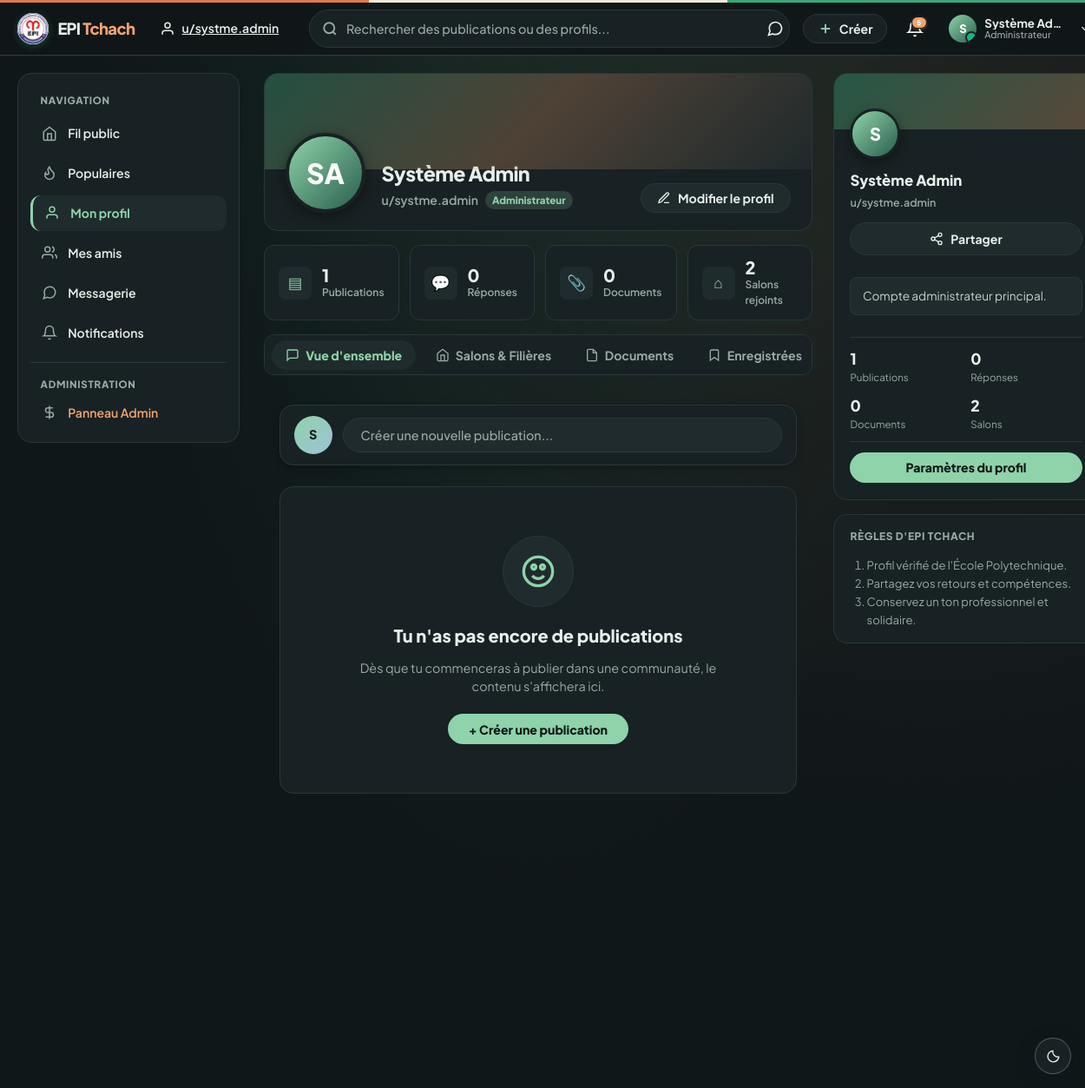
Page /profile (signed in) on the earlier database version.
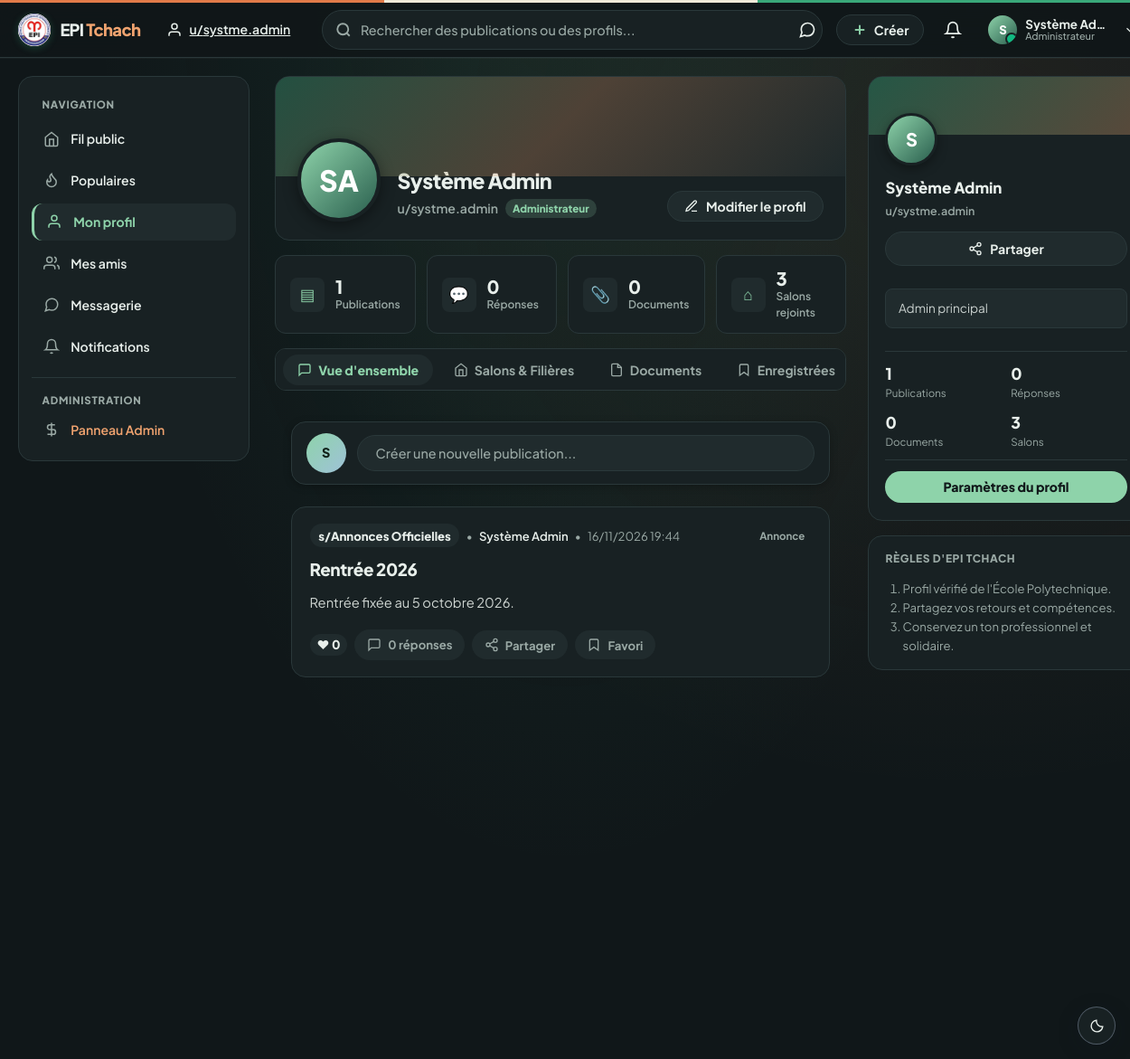
Same page on the later database version.
### tables this page shows
CREATE TABLE categories (
    id          INT UNSIGNED AUTO_INCREMENT PRIMARY KEY,
    zone_id     INT UNSIGNED NOT NULL,
    nom         VARCHAR(150) NOT NULL,
    slug        VARCHAR(150) NOT NULL,
    description TEXT DEFAULT NULL,
    ordre       INT NOT NULL DEFAULT 0,
    est_active  BOOLEAN NOT NULL DEFAULT TRUE,
    FOREIGN KEY (zone_id) REFERENCES zones(id) ON DELETE CASCADE,
    UNIQUE KEY uq_slug_zone (zone_id, slug)
);

CREATE TABLE utilisateurs (
    id                  INT UNSIGNED AUTO_INCREMENT PRIMARY KEY,
    nom                 VARCHAR(100) NOT NULL,
    prenom              VARCHAR(100) NOT NULL,
    email               VARCHAR(150) NOT NULL UNIQUE,
    mot_de_passe        VARCHAR(255) NOT NULL,
    avatar_url          VARCHAR(255) DEFAULT NULL,
    biographie          TEXT DEFAULT NULL,
    filiere_id          INT UNSIGNED DEFAULT NULL,
    modules_enseignes   TEXT DEFAULT NULL,
    role                ENUM('etudiant','professeur','administrateur') NOT NULL DEFAULT 'etudiant',
    est_actif           BOOLEAN NOT NULL DEFAULT TRUE,
    date_inscription    DATETIME NOT NULL DEFAULT CURRENT_TIMESTAMP,
    derniere_connexion  DATETIME DEFAULT NULL,
    derniere_activite   DATETIME DEFAULT NULL,
    FOREIGN KEY (filiere_id) REFERENCES filieres(id) ON DELETE SET NULL
);

CREATE TABLE publications (
    id                  INT UNSIGNED AUTO_INCREMENT PRIMARY KEY,
    utilisateur_id      INT UNSIGNED NOT NULL,
    zone_id             INT UNSIGNED NOT NULL,
    categorie_id        INT UNSIGNED DEFAULT NULL,
    titre               VARCHAR(255) NOT NULL,
    contenu             TEXT NOT NULL,
    type_publication    ENUM('discussion','annonce','sondage') NOT NULL DEFAULT 'discussion',
    statut              ENUM('ouvert','resolu','ferme','epingle') NOT NULL DEFAULT 'ouvert',
    commentaires_fermes BOOLEAN NOT NULL DEFAULT FALSE,
    est_signale         BOOLEAN NOT NULL DEFAULT FALSE,
    date_creation       DATETIME NOT NULL DEFAULT CURRENT_TIMESTAMP,
    date_modification   DATETIME DEFAULT NULL ON UPDATE CURRENT_TIMESTAMP,
    FOREIGN KEY (utilisateur_id) REFERENCES utilisateurs(id) ON DELETE CASCADE,
    FOREIGN KEY (zone_id) REFERENCES zones(id) ON DELETE CASCADE,
    FOREIGN KEY (categorie_id) REFERENCES categories(id) ON DELETE SET NULL,
    INDEX idx_pub_zone (zone_id),
    INDEX idx_pub_type (type_publication)
);

### resources/views/desktop/profile/index.php (the view, shortened to what the changed rows need)
<?php
$base = is_string($baseUrl ?? null) ? $baseUrl : '';
$asset = is_string($assetBase ?? null)
  ? $assetBase
  : ($base !== '' ? $base . '/public/assets' : '/public/assets');
$user = is_array($user ?? null) ? $user : [];
$profilePosts = is_array($profilePosts ?? null) ? $profilePosts : [];
$profileStats = array_merge(
  ['posts' => 0, 'comments' => 0, 'documents' => 0, 'zones' => 0],
  is_array($profileStats ?? null) ? $profileStats : []
);
$unreadCount = max(0, (int)($unreadCount ?? 0));
$sessionNom = $user['nom'] ?? '';
$sessionPrenom = $user['prenom'] ?? '';
$sessionFullName = trim($sessionPrenom . ' ' . $sessionNom);
$sessionRole = $user['role'] ?? 'etudiant';
$sessionBio = $user['biographie'] ?? '';
$initials = strtoupper(mb_substr($sessionPrenom, 0, 1) . mb_substr($sessionNom, 0, 1));
$loggedInUser = is_array($loggedInUser ?? null) ? $loggedInUser : [];
$loggedInName = trim(($loggedInUser['prenom'] ?? $_SESSION['user_prenom'] ?? '') . ' ' . ($loggedInUser['nom'] ?? $_SESSION['user_nom'] ?? ''));
$loggedInRole = $loggedInUser['role'] ?? $_SESSION['user_role'] ?? 'etudiant';
$loggedInInitial = mb_substr((string)($loggedInUser['prenom'] ?? $_SESSION['user_prenom'] ?? ''), 0, 1);
$loggedInHandle = strtolower(preg_replace(
  '/[^a-zA-Z0-9_.]/',
  '',
  (($loggedInUser['prenom'] ?? $_SESSION['user_prenom'] ?? '') ? ($loggedInUser['prenom'] ?? $_SESSION['user_prenom']) . '.' : '')
    . ($loggedInUser['nom'] ?? $_SESSION['user_nom'] ?? '')
));
$isOwnProfile = isset($isOwnProfile)
  ? (bool)$isOwnProfile
  : (isset($_SESSION['user_id'], $user['id']) && (int)$_SESSION['user_id'] === (int)$user['id']);
$roleLabels = [
  'etudiant' => 'Étudiant',
  'professeur' => 'Professeur',
  'moderateur' => 'Modérateur',
  'administrateur' => 'Administrateur',
];
$activeProfileTab = isset($activeProfileTab) ? $activeProfileTab : 'posts';
$userHandle = strtolower(preg_replace('/[^a-zA-Z0-9_.]/', '', ($sessionPrenom ? $sessionPrenom . '.' : '') . $sessionNom));
?>
<!DOCTYPE html>
<html lang="fr">
<head>
  <link rel="stylesheet" href="<?= $asset ?>/css/desktop/community-shell.css" />
  <link rel="stylesheet" href="<?= $asset ?>/css/desktop/salon.css?v=<?= (int)filemtime(ROOT_PATH . '/public/assets/css/desktop/salon.css') ?>" />
  <link rel="stylesheet" href="<?= $asset ?>/css/desktop/profile.css?v=<?= (int)filemtime(ROOT_PATH . '/public/assets/css/desktop/profile.css') ?>" />
  <link rel="stylesheet" href="<?= $asset ?>/css/feedback.css" />
  <?php include ROOT_PATH . '/resources/views/partials/theme-head.php'; ?>
</head>
<body class="community-shell community-salon community-profile" data-base-url="<?= htmlspecialchars($base, ENT_QUOTES, 'UTF-8') ?>">
  <header class="epi-topbar">
    <div class="epi-topbar-inner">
      <div class="epi-topbar-left">
        <a class="epi-community-pill" href="<?= $base ?>/profile">
          <svg width="18" height="18" viewBox="0 0 24 24" fill="none" stroke="currentColor" stroke-width="2"><path d="M20 21v-2a4 4 0 0 0-4-4H8a4 4 0 0 0-4 4v2"/><circle cx="12" cy="7" r="4"/></svg>
          <span>u/<?= htmlspecialchars($loggedInHandle) ?></span>
        </a>
      </div>
      <div class="epi-topbar-right">
        <a href="<?= $base ?>/notifications" class="epi-icon-action" title="Notifications" aria-label="Notifications">
          <svg width="20" height="20" viewBox="0 0 24 24" fill="none" stroke="currentColor" stroke-width="2">
            <path d="M18 8A6 6 0 0 0 6 8c0 7-3 9-3 9h18s-3-2-3-9"/><path d="M13.73 21a2 2 0 0 1-3.46 0"/>
          </svg>
          <?php if ($unreadCount > 0): ?>
            <span class="epi-badge-count"><?= $unreadCount ?></span>
          <?php endif; ?>
        </a>
        <div class="epi-user-menu-wrapper">
          <button type="button" class="epi-profile-pill" id="userMenuToggle" aria-label="Menu du profil utilisateur" aria-haspopup="true" aria-expanded="false">
            <div class="epi-avatar-bubble">
              <span class="epi-avatar-fallback"><?= htmlspecialchars($loggedInInitial) ?></span>
              <span class="epi-status-dot" aria-label="En ligne"></span>
            </div>
            <div class="epi-profile-info">
              <span class="epi-profile-name"><?= htmlspecialchars($loggedInName) ?></span>
              <span class="epi-profile-role"><?= htmlspecialchars($roleLabels[$loggedInRole] ?? ucfirst($loggedInRole)) ?></span>
            </div>
          </button>
        </div>
      </div>
    </div>
  </header>
  <div class="epi-salon-grid">
    <main class="epi-main-feed">
      <div class="epi-profile-header-card">
        <div class="epi-profile-header-body">
          <div class="epi-profile-identity">
            <div class="epi-profile-avatar-large">
              <span class="profile-dynamic-initials"><?= htmlspecialchars($initials) ?></span>
            </div>
            <div class="epi-profile-names">
              <h1 class="epi-profile-fullname profile-dynamic-name"><?= htmlspecialchars($sessionFullName) ?></h1>
              <div class="epi-profile-handle">
                <span>u/<?= htmlspecialchars($userHandle) ?></span>
                <span class="epi-profile-role-badge"><?= htmlspecialchars($roleLabels[$sessionRole] ?? ucfirst($sessionRole)) ?></span>
              </div>
            </div>
          </div>
        </div>
      </div>
      <div class="epi-profile-stats-bar">
        <div class="epi-profile-stat-box">
          <div>
            <div class="epi-stat-num" id="statSubjectsCount"><?= (int)$profileStats['posts'] ?></div>
            <div class="epi-stat-title">Publications</div>
          </div>
        </div>
        <div class="epi-profile-stat-box">
          <div>
            <div class="epi-stat-num"><?= (int)$profileStats['zones'] ?></div>
            <div class="epi-stat-title">Salons rejoints</div>
          </div>
        </div>
      </div>
      <div class="tab-content epi-tab-panel <?= $activeProfileTab === 'posts' ? 'active is-active' : '' ?>" id="tab-posts">
        <?php if ($isOwnProfile): ?>
          <div class="epi-quick-composer" style="margin-bottom:0.5rem;">
            <div class="epi-composer-avatar">
              <span class="epi-avatar-fallback profile-dynamic-initials"><?= htmlspecialchars(mb_substr($initials, 0, 1)) ?></span>
            </div>
            <button type="button" class="epi-composer-dummy-input" data-open-create-post-modal>
              Créer une nouvelle publication...
            </button>
          </div>
        <?php endif; ?>
        <div class="posts-feed" id="postsFeedList" style="display:flex; flex-direction:column; gap:0.85rem;">
          <?php if (!$profilePosts): ?>
            <div class="epi-empty-state-box">
              <div class="epi-empty-mascot-circle">
                <svg width="40" height="40" viewBox="0 0 24 24" fill="none" stroke="currentColor" stroke-width="2"><circle cx="12" cy="12" r="10"/><circle cx="9" cy="9" r="1.5"/><circle cx="15" cy="9" r="1.5"/><path d="M8 15s1.5 2 4 2 4-2 4-2"/></svg>
              </div>
              <h3><?= $isOwnProfile ? "Tu n'as pas encore de publications" : "Cet utilisateur n'a pas encore de publications" ?></h3>
              <p><?= $isOwnProfile
                ? "Dès que tu commenceras à publier dans une communauté, le contenu s'affichera ici."
                : "Les publications de cet utilisateur apparaîtront ici." ?></p>
              <?php if ($isOwnProfile): ?>
                <button type="button" class="epi-btn-submit" data-open-create-post-modal style="margin-top:0.5rem;">
                  + Créer une publication
                </button>
              <?php endif; ?>
            </div>
          <?php else: ?>
            <?php foreach ($profilePosts as $post): ?>
              <article class="epi-post-card" data-profile-post data-live-publication-id="<?= (int)$post['id'] ?>"
                data-category-id="<?= (int)$post['category_id'] ?>"
                data-post-status="<?= !empty($post['est_signale']) ? 'reported' : (in_array($post['statut'], ['ferme', 'resolu'], true) ? 'closed' : 'visible') ?>">
                <div class="epi-card-header">
                  <div class="epi-card-meta">
                    <span class="epi-salon-tag">s/<?= htmlspecialchars($post['category_name']) ?></span>
                    <span>•</span>
                    <span class="epi-author-badge"><?= htmlspecialchars($sessionFullName) ?></span>
                    <span>•</span>
                    <span><?= htmlspecialchars(date('d/m/Y H:i', strtotime($post['date_creation']))) ?></span>
                  </div>
                  <div class="epi-post-badges">
                    <span class="epi-status-pill"><?= htmlspecialchars(ucfirst($post['type_publication'])) ?></span>
                  </div>
                </div>
                <h2 class="epi-post-title">
                  <a href="<?= $base ?>/publication/<?= (int)$post['id'] ?>"><?= htmlspecialchars($post['titre']) ?></a>
                </h2>
                <div class="epi-post-body">
                  <?= nl2br(htmlspecialchars(mb_strimwidth(strip_tags($post['contenu']), 0, 360, '…'))) ?>
                </div>
                <div class="epi-card-actions">
                  <div class="epi-vote-capsule">
                    <span class="epi-vote-count">♥ <span data-live-likes><?= (int)$post['likes_count'] ?></span></span>
                  </div>
                  <a class="epi-pill-btn post-discussion-button" href="<?= $base ?>/publication/<?= (int)$post['id'] ?>" aria-label="Commentaires" title="Commentaires">
                    <svg width="16" height="16" viewBox="0 0 24 24" fill="none" stroke="currentColor" stroke-width="2"><path d="M21 15a2 2 0 0 1-2 2H7l-4 4V5a2 2 0 0 1 2-2h14a2 2 0 0 1 2 2z"/></svg>
                    <span><span data-live-comment-count><?= (int)$post['comments_count'] ?></span><span class="epi-action-label"> réponses</span></span>
                  </a>
                  <button type="button" class="epi-pill-btn epi-share-btn" data-share-url="<?= $base ?>/publication/<?= (int)$post['id'] ?>" aria-label="Partager" title="Partager">
                    <svg width="16" height="16" viewBox="0 0 24 24" fill="none" stroke="currentColor" stroke-width="2"><circle cx="18" cy="5" r="3"/><circle cx="6" cy="12" r="3"/><circle cx="18" cy="19" r="3"/><line x1="8.59" y1="13.51" x2="15.42" y2="17.49"/><line x1="15.41" y1="6.51" x2="8.59" y2="10.49"/></svg>
                    <span>Partager</span>
                  </button>
                  <?php if ($isOwnProfile): ?>
                    <form action="<?= $base ?>/salon/save" method="post" style="display:inline;">
                      <button class="epi-pill-btn epi-save-post-btn <?= !empty($post['saved_id']) ? 'is-saved' : '' ?>" type="submit" aria-label="<?= !empty($post['saved_id']) ? 'Retirer des favoris' : 'Ajouter aux favoris' ?>" title="<?= !empty($post['saved_id']) ? 'Retirer des favoris' : 'Ajouter aux favoris' ?>">
                        <svg width="16" height="16" viewBox="0 0 24 24" fill="<?= !empty($post['saved_id']) ? 'currentColor' : 'none' ?>" stroke="currentColor" stroke-width="2"><path d="M19 21l-7-5-7 5V5a2 2 0 0 1 2-2h10a2 2 0 0 1 2 2z"/></svg>
                        <span><?= !empty($post['saved_id']) ? 'En favori' : 'Favori' ?></span>
                      </button>
                    </form>
                  <?php endif; ?>
                </div>
              </article>
            <?php endforeach; ?>
          <?php endif; ?>
        </div>
      </div>
    </main>
    <aside class="epi-sidebar-right">
      <div class="epi-profile-user-card">
        <div class="epi-card-user-info">
          <div class="epi-user-avatar-mini-float">
            <span class="profile-dynamic-initials"><?= htmlspecialchars(mb_substr($initials, 0, 1)) ?></span>
          </div>
          <div class="epi-user-name-box">
            <strong class="profile-dynamic-name"><?= htmlspecialchars($sessionFullName) ?></strong>
            <span>u/<?= htmlspecialchars($userHandle) ?></span>
          </div>
          <button type="button" class="epi-card-action-btn" id="shareProfileBtn" onclick="navigator.clipboard.writeText(window.location.href); alert('Lien du profil copié !');">
            <svg width="16" height="16" viewBox="0 0 24 24" fill="none" stroke="currentColor" stroke-width="2"><circle cx="18" cy="5" r="3"/><circle cx="6" cy="12" r="3"/><circle cx="18" cy="19" r="3"/><line x1="8.59" y1="13.51" x2="15.42" y2="17.49"/><line x1="15.41" y1="6.51" x2="8.59" y2="10.49"/></svg>
            <span>Partager</span>
          </button>
          <p class="epi-user-bio-text profile-dynamic-bio">
            <?= htmlspecialchars($sessionBio ?: 'Aucune présentation renseignée pour le moment.') ?>
          </p>
          <div class="epi-user-stats-grid">
            <div>
              <div style="font-size:1.1rem; font-weight:800; color:var(--community-text);"><?= (int)$profileStats['posts'] ?></div>
              <div style="font-size:0.72rem; color:var(--community-muted);">Publications</div>
            </div>
            <div>
            </div>
            <div>
            </div>
            <div>
              <div style="font-size:1.1rem; font-weight:800; color:var(--community-text);"><?= (int)$profileStats['zones'] ?></div>
              <div style="font-size:0.72rem; color:var(--community-muted);">Salons</div>
            </div>
          </div>
          <?php if ($isOwnProfile): ?>
            <button type="button" class="epi-card-action-btn primary open-profile-edit-modal">
              Paramètres du profil
            </button>
          <?php endif; ?>
        </div>
      </div>
    </aside>
  </div>
</body>
</html>

Differences in the rows shown:
no longer on this page (row edited): categories: zone "1", id "2"
changed utilisateurs "SA": biographie "Compte administrateur principal." → "Admin principal"
now on this page (row edited): publications: categorie.nom "Annonces Officielles", utilisateur.nom "Système Admin", date_creation "16/11/2026 19:44", type_publication "Annonce", titre "Rentrée 2026", contenu "Rentrée fixée au 5 octobre 2026.", likes_count "0", comments_count "0"
Other differences:
$profileStats['posts']: (not shown) → "1"
$profileStats['zones']: (not shown) → "3"
$unreadCount: "5" → (not shown)
text no longer shown: "Tu n'as pas encore de publications Dès que tu commenceras à publier dans une communauté, le contenu s'affichera ici. + Créer une publication"
